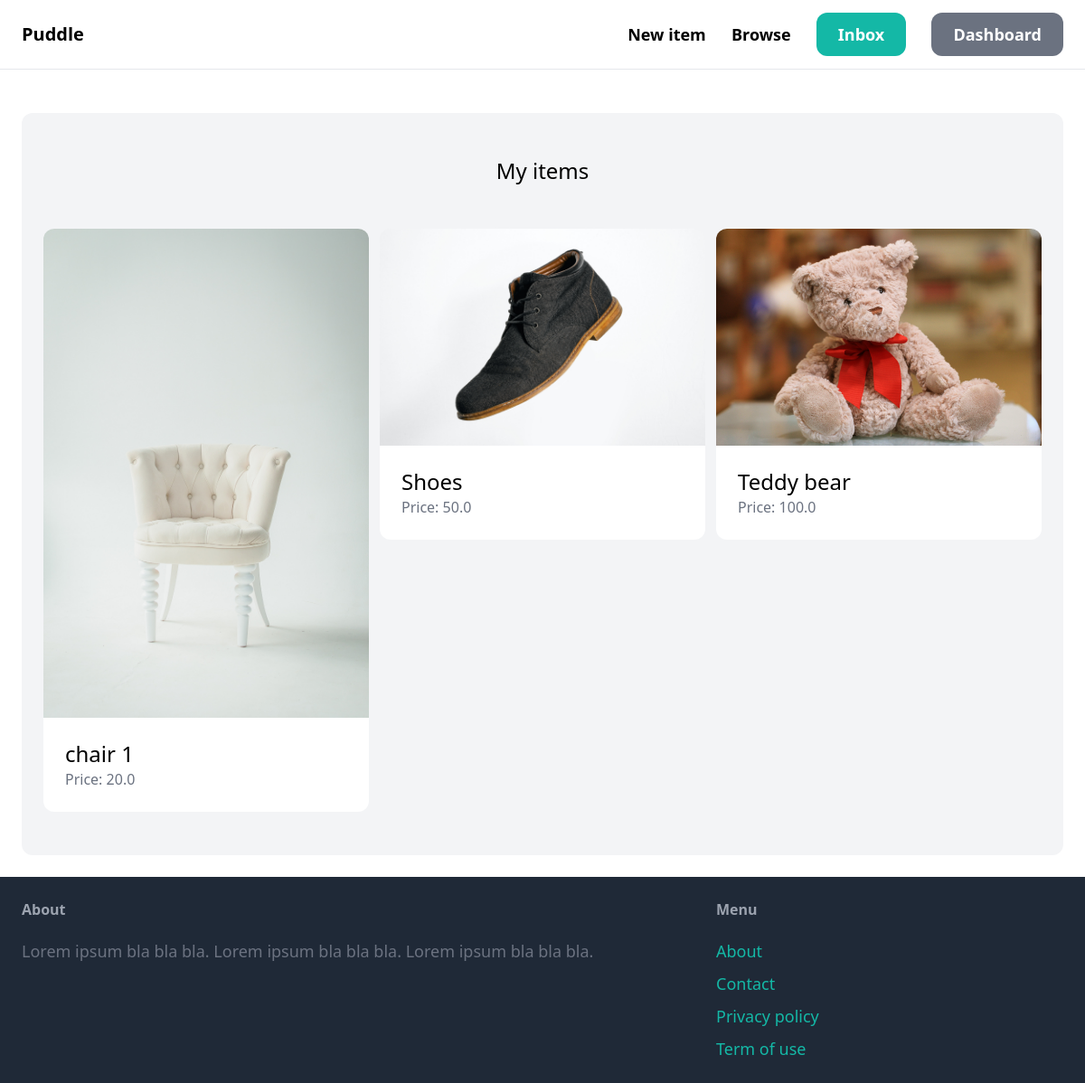
The page /dashboard/ (signed in) on the database its author committed.
### item/models.py (models this page shows, shortened)
class Item(models.Model):
    category = models.ForeignKey(Category, related_name='items', on_delete=models.CASCADE)
    name = models.CharField(max_length=255)
    description = models.TextField(blank=True, null=True)
    price = models.FloatField()
    image = models.ImageField(upload_to='item_images', blank=True, null=True)
    is_sold = models.BooleanField(default=False)
    created_by = models.ForeignKey(User, related_name='items', on_delete=models.CASCADE)
    created_at = models.DateTimeField(auto_now_add=True)

### dashboard/views.py (the view)
# urls.py: path('', views.index, name='index'),
@login_required
def index(request):
    items = Item.objects.filter(created_by=request.user)
    return render(request, 'dashboard/index.html', {
        'items': items,
    })

### dashboard/templates/dashboard/index.html (shortened to what this page needs)
{% extends 'core/base.html' %}
{% block content %}
    <div class="mt-6 px-6 py-12 bg-gray-100 rounded-xl">
        <h2 class="mb-12 text-2xl text-center">My items</h2>
        <div class="grid grid-cols-3 gap-3">
            {% for item in items %}
                <div>
                    <a href="{% url 'item:detail' item.id %}">
                        <div>
                            <img src="{{ item.image.url }}" class="rounded-t-xl">
                        </div>
                        <div class="p-6 bg-white rounded-b-xl">
                            <h2 class="text-2xl">{{ item.name }}</h2>
                            <p class="text-gray-500">Price: {{ item.price }}</p>
                        </div>
                    </a>
                </div>
            {% endfor %}
        </div>
    </div>
{% endblock %}

### rows shown on the page
Item: image (picture), name "chair 1", price "20.0"
Item: image (picture), name "Shoes", price "50.0"
Item: image (picture), name "Teddy bear", price "100.0"
